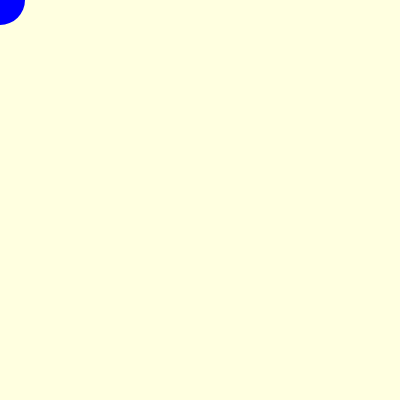
Frame 1 (no input)
Frame 60 (no input): identical to frame 1, image omitted
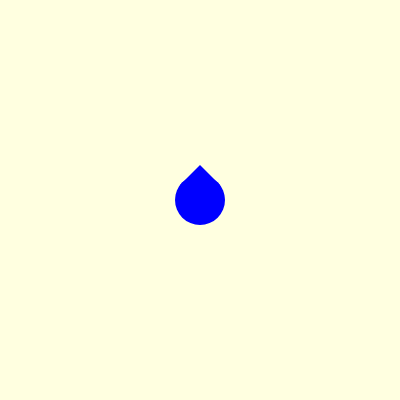
Frame 120 (the mouse pressed at the canvas centre since frame 60)

The p5.js sketch that drew these frames (run headless with seeded random() and noise() and a simulated clock; from frame 60 on, the mouse is pressed at the canvas centre):

// p5.js sketch
// ── sketch.js
function setup() {
createCanvas(400,400)
}

function draw() {
  background(255,255,224);
  noStroke()
  fill("blue")
  circle(mouseX,mouseY,50)
  triangle(mouseX+20, mouseY-15, mouseX, mouseY-35, mouseX-20,mouseY-15)
}
